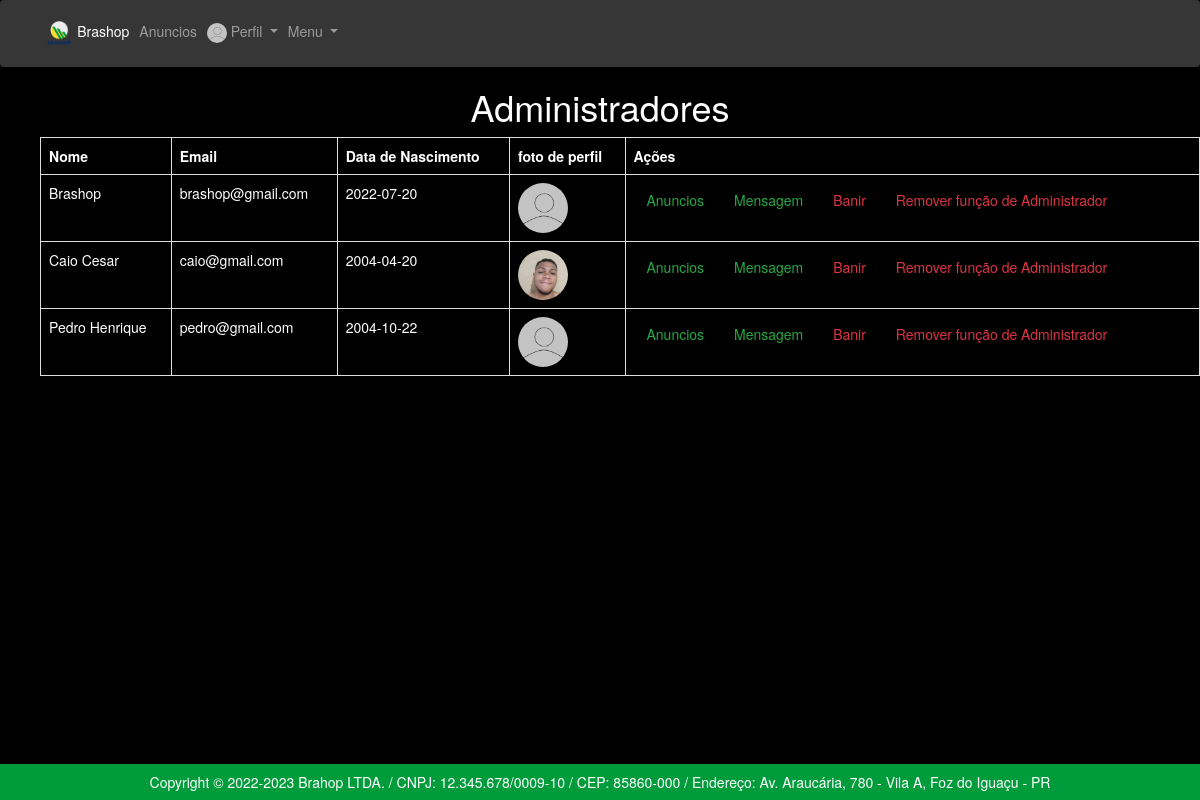
The page /app/controllers/UsuarioController.php?action=findAdm (signed in) on the database its author committed.
### tables this page shows
CREATE TABLE `usuarios` (
  `id` int(11) NOT NULL,
  `nome` varchar(45) NOT NULL,
  `email` varchar(255) NOT NULL,
  `senha` varchar(255) NOT NULL,
  `data_nasc` date NOT NULL,
  `CPF` int(11) NOT NULL,
  `foto_perfil` varchar(255) NOT NULL,
  `isadm` bit(1) NOT NULL,
  `ban` bit(1) NOT NULL
);

### app/repository/UsuarioRepository.php (called while the page is built, shortened)
<?php
    require_once __DIR__ . "/../connection/Connection.php";
    class UsuarioRepository {
        public PDO $conn;
        function __construct()
        {
            $this->conn = Connection::getConnection();
        }
        public function findAdm(): array {
            $table = $this->conn->query("SELECT * FROM usuarios WHERE isadm = 1 AND ban = 0");
            $usuarios  = $table->fetchAll(PDO::FETCH_ASSOC);
            return $usuarios;
        }
    }

### app/connection/Connection.php (called while the page is built)
<?php
class Connection {
    private static $host = "localhost";
    private static $dbname = "marketplace";
    private static $user = "root";
    private static $password = "";
    private static ?PDO $conn = null;
    public static function getConnection(): PDO {
        if(self::$conn == null) {
            try {
                self::$conn = new PDO("mysql:host=" . self::$host . ";dbname=" . self::$dbname,
                self::$user,
                self::$password);
                self::$conn->setAttribute(PDO::ATTR_ERRMODE, PDO::ERRMODE_EXCEPTION);
            } catch(Exception $e) {
                print("Erro ao conectar com o banco de dados");
            }
        }
        return self::$conn;
    }
}

### app/views/usuarios/listAdm.php (the view, shortened to what this page needs)
<!DOCTYPE html>
<html lang="pt-br">
  <head>
    <link rel="stylesheet" type="text/css" href="../views/helpers/css/bootstrap.min.css">
</head>
<body>
<?php
if(isset($_SESSION["usuario"])){
  if($_SESSION["usuario"]['is_adm'] == 1){
    include_once __DIR__ . "/../helpers/menuAdm.php";
   }else{
   include_once __DIR__ . "/../helpers/menuLogin.php";
 }
}
else{
 include_once __DIR__ . "/../helpers/menuHome.php";
}
?>
    <h1 style="color:white; text-align:center;"> Administradores</h1>
    <ul>
      <table class = 'table table-hover-table-striped table-bordered'>
         <tr>
         <th style="color:white;">Nome</th>
         <th style="color:white;">Email</th>
         <th style="color:white;">Data de Nascimento</th>
         <th style="color:white;">foto de perfil</th>
         <th style="color:white;">Ações</th>
         </tr>
           <?php foreach($data['usuarios'] as $user): ?>
                 <tr>
                 <td style="color:white;"><?= $user['nome'] ?></td>
                 <td style="color:white;"><?= $user['email'] ?></td>
                 <td style="color:white;"><?= $user['data_nasc'] ?></td>
                 <td><img style="height: 50px; border-radius : 100%;" src="../../imgs/<?= $user['foto_perfil'] ?>"></img>
                 <td><a  class="btn btn-outline-success my-2 my-sm-0-success my-2 my-sm-0" href="./AnuncioController.php?action=findAnuncioByUserClick&id=<?= $user['id'] ?>">Anuncios</a>
                 <a class="btn btn-outline-success my-2 my-sm-0-success my-2 my-sm-0" href="./ChatController.php?action=loadFormNew&id=<?= $user['id'] ?>">Mensagem</a>
                 <a  class="btn btn btn-outline-danger my-2 my-sm-0-success my-2 my-sm-0" href="./UsuarioController.php?action=Banir&id=<?= $user['id'] ?>">Banir</a>
                 <a  class="btn btn btn-outline-danger my-2 my-sm-0-success my-2 my-sm-0" href="./UsuarioController.php?action=RetirarAdm&id=<?= $user['id'] ?>">Remover função de Administrador</a> </td>
                <?php endforeach; ?>
    </ul>
</body>
</html>

### app/views/helpers/style-home.css (style rules this page uses)
body { background-color: black !important; }

### rows shown on the page
usuarios: nome "Brashop", email "brashop@gmail.com", data_nasc "2022-07-20", foto_perfil (picture)
usuarios: nome "Caio Cesar", email "caio@gmail.com", data_nasc "2004-04-20", foto_perfil (picture)
usuarios: nome "Pedro Henrique", email "pedro@gmail.com", data_nasc "2004-10-22", foto_perfil (picture)
